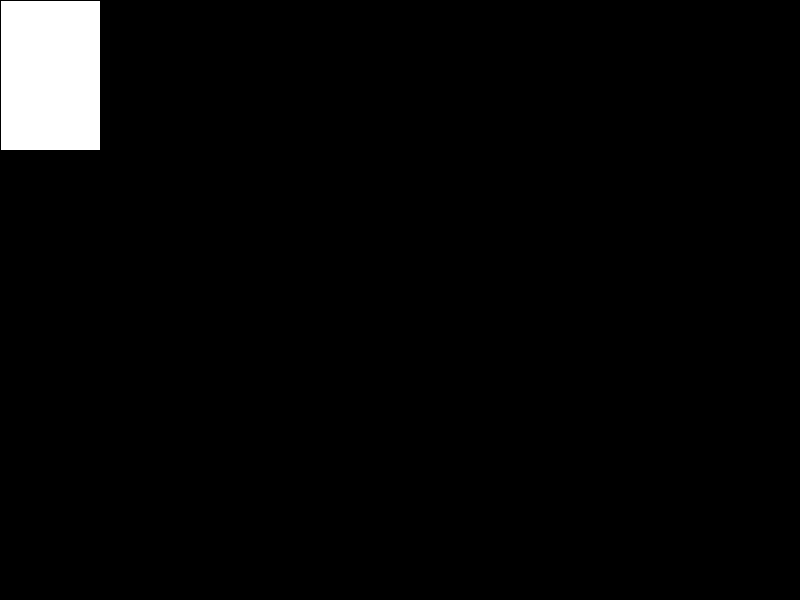
Frame 1 (no input)
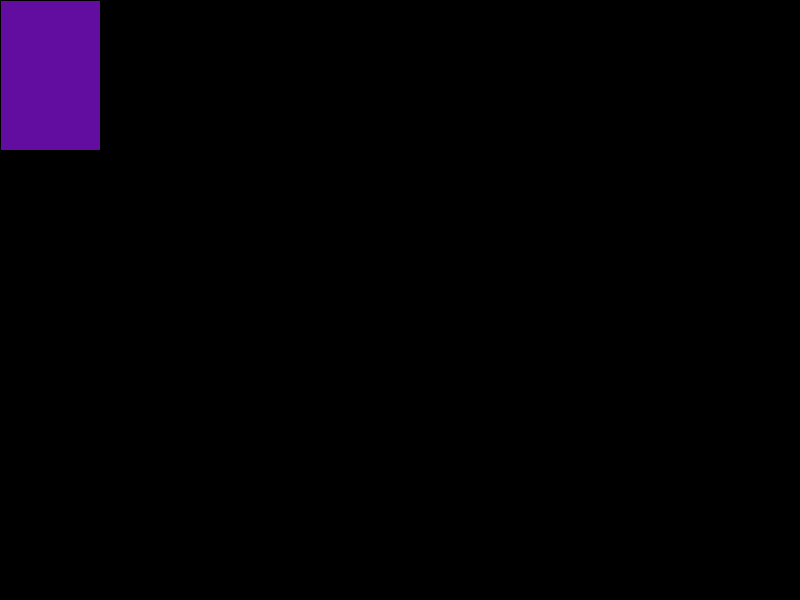
Frame 60 (the mouse pressed at the canvas centre just before this capture)
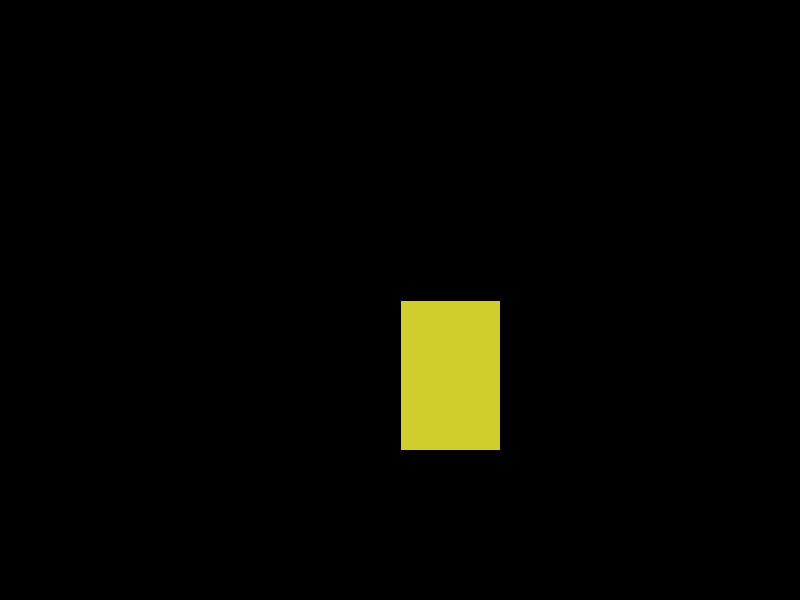
Frame 120 (the mouse held since frame 60 and released just before this capture)

The Processing sketch that drew these frames (run headless with seeded random() and noise(); from frame 60 on, the mouse is pressed at the canvas centre):

// Processing sketch: Visual
// ── Visual.pde


void setup(){
  size(800,600);
  
}


void draw(){
background(0);
 drawarect(mouseX,mouseY,100,150,random(255),random(255),random(255),30);
  
  
}

void drawarect(float x,float y, float sz1, float sz2, float f1, float f2, float f3, float speed){
 
  
 rect(x,y,sz1,sz2); 
  fill(f1,f2,f3);
  frameRate(speed);
 
  
}
